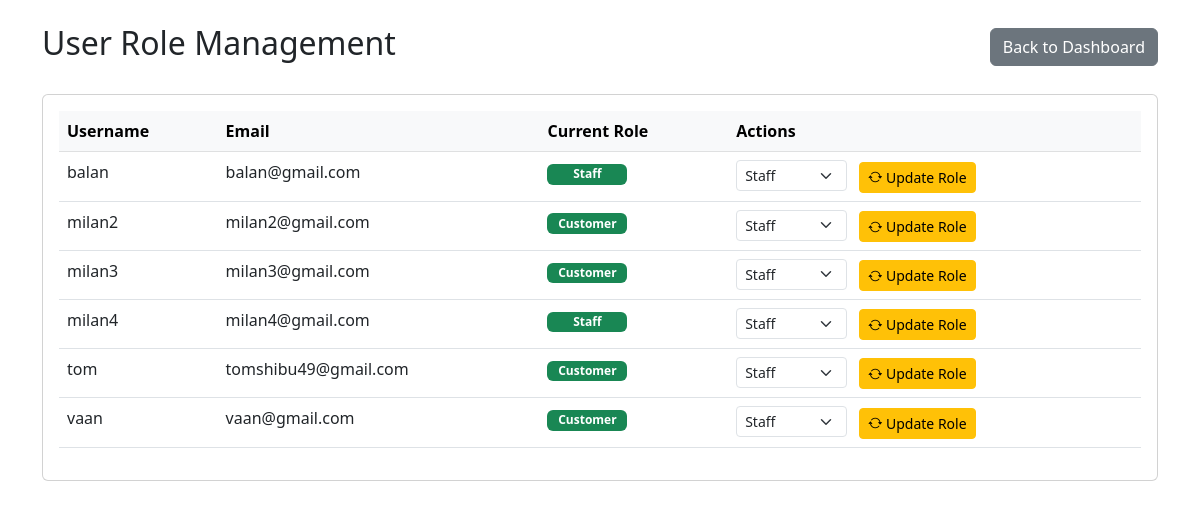
Page /admin-user-roles.php on the earlier database version.
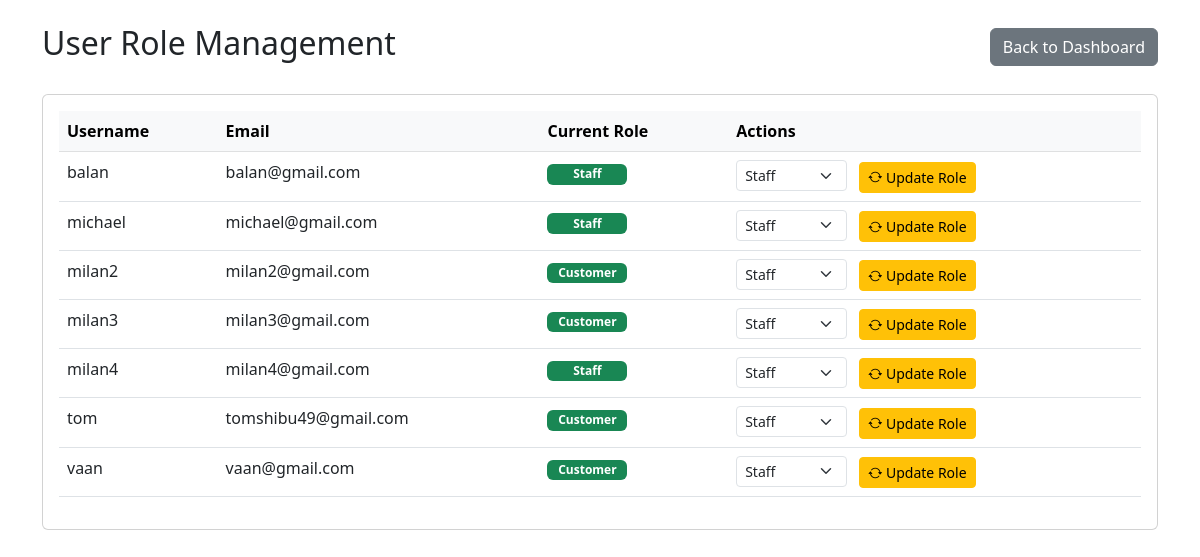
Same page on the later database version.
### tables this page shows
CREATE TABLE `users` (
  `user_id` varchar(100) NOT NULL,
  `username` varchar(50) NOT NULL,
  `password` varchar(255) NOT NULL,
  `role` enum('Customer','Admin','Staff','Manager') NOT NULL,
  `status` enum('pending','approved','rejected') DEFAULT 'pending',
  `email` varchar(100) NOT NULL,
  `phone` varchar(20) DEFAULT NULL,
  `address` text DEFAULT NULL,
  `name` varchar(100) DEFAULT NULL
);

### admin-user-roles.php (the view, shortened to what this page needs)
<?php
include "connect.php";
$result = $conn->query("SELECT * FROM users WHERE role != 'Admin' ORDER BY username");
if ($result) {
    $users = $result->fetch_all(MYSQLI_ASSOC);
} else {
    $users = [];
    error_log("Error fetching users: " . $conn->error);
}
?>
<!DOCTYPE html>
<html lang="en">
<head>
    <link href="https://cdn.jsdelivr.net/npm/bootstrap@5.3.0/dist/css/bootstrap.min.css" rel="stylesheet">
    <link href="https://cdn.jsdelivr.net/npm/bootstrap-icons@1.7.2/font/bootstrap-icons.css" rel="stylesheet">
</head>
<body>
    <div class="container mt-4">
        <div class="d-flex justify-content-between align-items-center mb-4">
            <h2>User Role Management</h2>
            <a href="admin-dashboard.php" class="btn btn-secondary">Back to Dashboard</a>
        </div>
        <div class="card">
            <div class="card-body">
                <div class="table-responsive">
                    <table class="table table-hover">
                        <thead class="table-light">
                            <tr>
                                <th>Username</th>
                                <th>Email</th>
                                <th>Current Role</th>
                                <th>Actions</th>
                            </tr>
                        </thead>
                        <tbody>
                            <?php foreach ($users as $user): ?>
                            <tr>
                                <td><?= htmlspecialchars($user['username']) ?></td>
                                <td><?= htmlspecialchars($user['email']) ?></td>
                                <td>
                                    <span class="badge bg-<?= $user['role'] === 'manager' ? 'primary' : 'success' ?> role-badge">
                                        <?= ucfirst($user['role']) ?>
                                    </span>
                                </td>
                                <td>
                                    <form action="<?php echo $_SERVER['PHP_SELF']; ?>" method="POST" class="d-inline" onsubmit="return confirm('Are you sure you want to change this user\'s role?');">
                                        <select name="new_role" class="form-select form-select-sm d-inline-block w-auto me-2">
                                            <option value="staff" <?php echo $user['role'] === 'staff' ? 'selected' : ''; ?>>Staff</option>
                                        </select>
                                        <button type="submit" class="btn btn-warning btn-sm">
                                            <i class="bi bi-arrow-repeat"></i>
                                            Update Role
                                        </button>
                                    </form>
                                </td>
                            </tr>
                            <?php endforeach; ?>
                        </tbody>
                    </table>
                </div>
            </div>
        </div>
    </div>
</body>
</html>

Differences in the rows shown:
added users: username "michael", email "michael@gmail.com", role "Staff"
